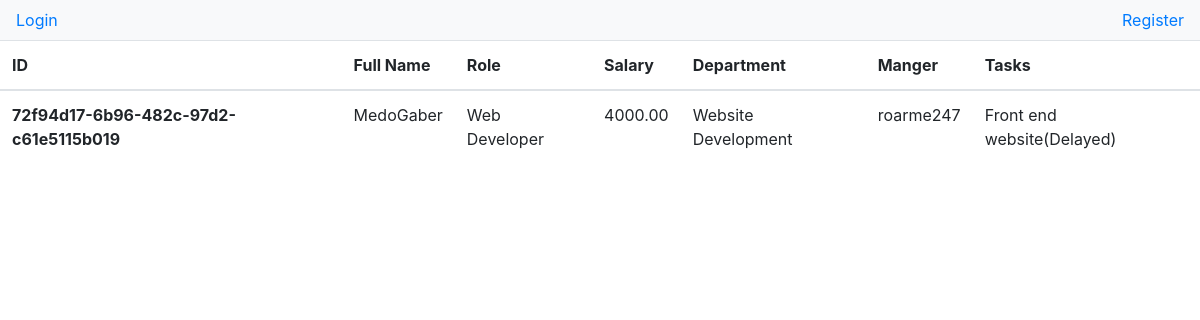
Page /employee/72f94d17-6b96-482c-97d2-c61e5115b019/ on the committed database.
### accounts/models.py (models this page shows, shortened)
class Profile(models.Model):
    depart = models.ForeignKey('dashboard.Department', on_delete=models.CASCADE, blank=True,null=True)
    account = models.OneToOneField(Account , on_delete=models.CASCADE, blank=True , null=True)
    name = models.CharField(max_length=50,null=True,blank=True)
    salary  = models.DecimalField(decimal_places=2,max_digits=10,default = 0)
    username = models.CharField(max_length=50,null=True,blank=True)
    email = models.EmailField(blank=True,null=True)
    role = models.CharField(max_length=150,null=True,blank=True)
    location = models.CharField(max_length=50,null=True,blank=True)
    gender = models.CharField(max_length=50,null=True,blank=True)
    age = models.IntegerField(default = 0)
    on_vacation = models.BooleanField(default=False)
    skills = models.CharField(max_length=255,null=True,blank=True)
    languages = models.CharField(max_length=50,null=True,blank=True)
    id = models.UUIDField(default=uuid.uuid4, editable=False,primary_key=True)
    created = models.DateTimeField(auto_now_add=True)
    class Meta:
        ordering = ['-created']

### dashboard/models.py (models this page shows, shortened)
class Department(models.Model):
    name = models.CharField(max_length=100)
    manager = models.ForeignKey("accounts.Profile",on_delete=models.CASCADE, null=True, blank=True)
    tasks = models.ManyToManyField('Task', blank=True)
    colleagues = models.ManyToManyField("accounts.Profile",blank=True, related_name='colleagues')

class Task(models.Model):
    in_charge = models.ForeignKey('accounts.Profile', on_delete=models.CASCADE, null=True,blank=True)
    name = models.CharField(max_length=100)
    description = models.TextField(max_length=500,blank=True,null=True)
    status = models.CharField(max_length=50,choices=STATUS,default='queued')
    deadline = models.DateField(auto_now=False, auto_now_add=False, blank=True, null=True)
    created = models.DateTimeField(auto_now_add=True)
    updated = models.DateTimeField(auto_now=True)

### dashboard/views.py (the view)
# urls.py: path('employee/<str:pk>/', views.employee, name='employee'),
def employee(request,pk):
    employee = Profile.objects.get(id=pk)
    task = Task.objects.get(in_charge=employee)
    department = employee.depart
    return render(request,'dashboard/employeeinfo.html',{
        'employee': employee,'task':task,'department':department})

### dashboard/templates/dashboard/employeeinfo.html
{% extends 'base.html' %}
{% block content %}
<table class="table">
    <thead>
      <tr>
        <th scope="col">ID</th>
        <th scope="col">Full Name</th>
        <th scope="col">Role</th>
        <th scope="col">Salary</th>
        <th scope="col">Department</th>
        <th scope="col">Manger</th>
        <th scope="col">Tasks</th>
      </tr>
    </thead>
    <tbody>
      <tr>
        <th scope="row">{{employee.id}}</th>
        <td>{{employee.username}}</td>
        <td>{{employee.role}}</td>
        <td>{{employee.salary}}</td>
        <td>{{department.name}}</td>
        <td>{{department.manager.username}}</td>
        <td>{{task.name}}({{task.status}})</td>
      </tr>
    </tbody>
  </table>
{% endblock %}

### rows in the picture
Profile: id "72f94d17-6b96-482c-97d2-c61e5115b019", username "MedoGaber", role "Web Developer", salary "4000.00"
Department: name "Website Development", manager.username "roarme247"
Task: name "Front end website", status "Delayed"
